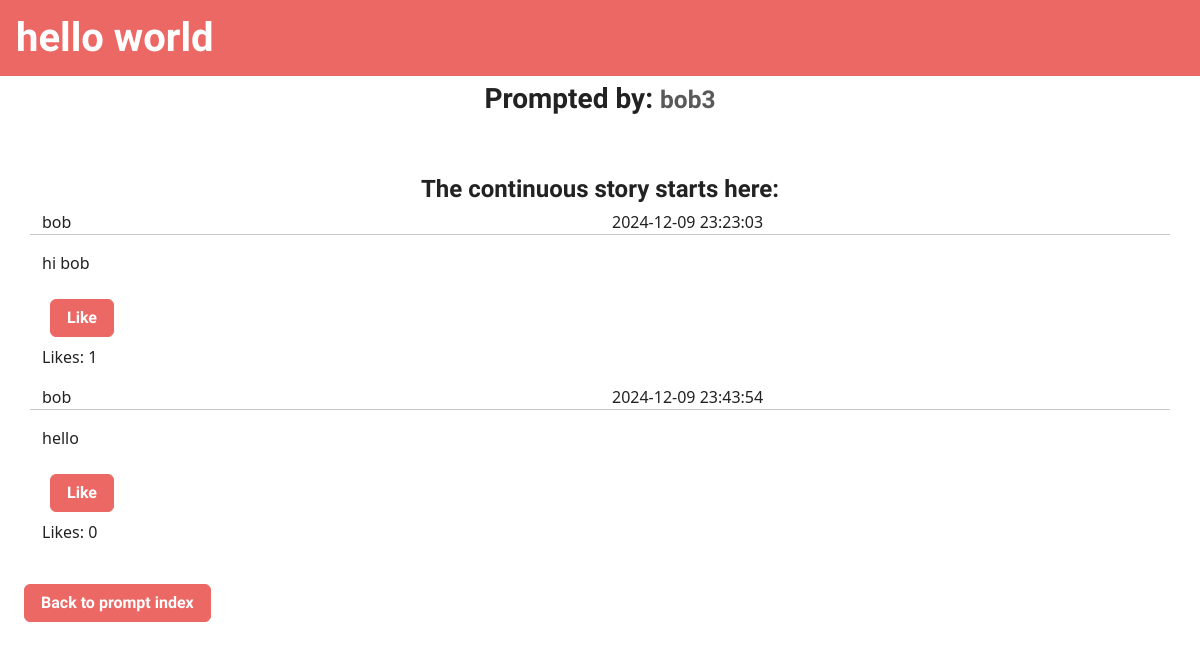
The app's page /app/post/detail.php?post_id=7 with its own data.
### tables this page shows
CREATE TABLE `writing_prompts` (
  `prompt_id` int(11) NOT NULL,
  `user_id` int(11) NOT NULL,
  `prompt_text` mediumtext NOT NULL,
  `responses` int(11) NOT NULL DEFAULT 0,
  `visibility` tinyint(1) NOT NULL,
  `date_created` datetime NOT NULL DEFAULT current_timestamp(),
  `date_updated` datetime NOT NULL DEFAULT current_timestamp()
);

CREATE TABLE `users` (
  `user_id` int(11) NOT NULL,
  `username` tinytext NOT NULL,
  `email` tinytext NOT NULL,
  `date_joined` date NOT NULL DEFAULT current_timestamp(),
  `stories_contributed` int(11) NOT NULL DEFAULT 0,
  `password_hash` tinytext NOT NULL,
  `is_admin` tinyint(1) NOT NULL DEFAULT 0
);

CREATE TABLE `writing_posts` (
  `post_id` int(11) NOT NULL,
  `user_id` int(11) NOT NULL,
  `prompt_id` int(11) NOT NULL,
  `text` mediumtext NOT NULL,
  `likes` int(11) NOT NULL DEFAULT 0,
  `date_created` datetime NOT NULL DEFAULT current_timestamp()
);

### app/post/detail.php (the view, shortened to what this page needs)
<?php
$i = $_GET['post_id'];
require_once('../../lib/db.php');
$connection = $db;
function get_prompt($prompt_id, $db) {
    $sql = 'SELECT * FROM users
            INNER JOIN writing_prompts ON users.user_id = writing_prompts.user_id
            WHERE prompt_id = :prompt_id;';
    $stmt = $db->prepare($sql);
    $stmt->execute(['prompt_id' => $prompt_id]);
    return $stmt->fetch(PDO::FETCH_ASSOC);
}
function display_prompt($prompt) {
    echo "
    <div class='d-flex justify-content-center align-items-center'>
        <h1 class='bg-primary text-white p-3 w-100'>{$prompt['prompt_text']}</h1>
    </div>
    <div class='container text-center'>
        <h3>Prompted by: <small class='text-body-secondary'>{$prompt['username']}</small></h3>
        <h4><br /><br />The continuous story starts here:<br /></h4>
    </div>";
}
function get_posts($prompt_id, $db) {
    $stmt = $db->prepare("SELECT writing_posts.*, users.username
                          FROM writing_posts
                          INNER JOIN users ON writing_posts.user_id = users.user_id
                          WHERE prompt_id = :prompt_id
                          ORDER BY date_created ASC");
    $stmt->execute(['prompt_id' => $prompt_id]);
    return $stmt->fetchAll();
}
function display_posts($posts, $db) {
    foreach ($posts as $post) {
        echo "
        <div class='row'>
            <div class='column' style='float:left;width: 50%;'>{$post['username']}</div>
            <div class='column' style='float:right;width: 50%;'>{$post['date_created']}</div>
            <hr>
            <p>{$post['text']}</p>
        </div>";
        $stmt = $db->prepare("SELECT * FROM post_likes WHERE user_id = :user_id AND post_id = :post_id");
        $stmt->execute(['user_id' => $_SESSION['user_id'], 'post_id' => $post['post_id']]);
        $liked = $stmt->fetch();
        echo '<button class="btn-post-like btn btn-primary m-2" data-id="' . $post['post_id'] . '">' .
             ($liked ? 'Unlike' : 'Like') . '</button>';
        echo '<p>Likes: ' . $post['likes'] . '</p>';
    }
}
?>
<html>
<head>
    <link rel="stylesheet" href="https://cdn.jsdelivr.net/npm/bootswatch@5.3.3/dist/journal/bootstrap.min.css">
</head>
<body>
    <?php $prompt = get_prompt($i, $connection); ?>
    <?php display_prompt($prompt); ?>
    <div class="container">
        <?php
            $posts = get_posts($i, $connection);
            if (count($posts) == 0) {
                echo "<h3>No posts yet!</h3>";
            } else {
                display_posts($posts, $connection);
            }
        ?>
    </div>
    <div class="mb-4">
        <a href="index.php" class="btn btn-primary m-4">Back to prompt index</a>
    </div>
</body>
</html>

### records on screen
writing_prompts: prompt_text "hello world", user.username "bob3"
writing_posts: user.username "bob", date_created "2024-12-09 23:23:03", text "hi bob", likes "1"
writing_posts: user.username "bob", date_created "2024-12-09 23:43:54", text "hello", likes "0"
